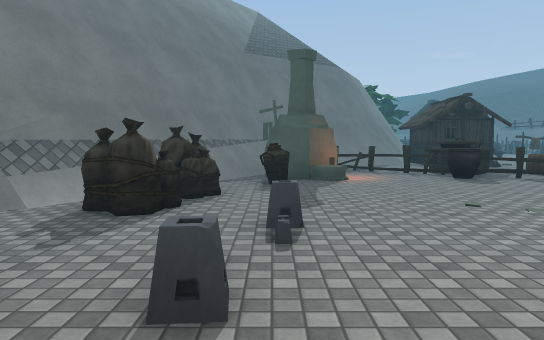
View 1 (above)

24 first-person views from a walk through a 3-D level made in the Unity game engine. The camera is 1.4 m above the floor, tilts 4° down and sees 70° across. The floor is counted in squares, 2 m on a side. Each view is taken from the middle of a square. On the plan, view 1 faces up. The plan holds only what a view shows up to about 11 squares ahead; the rest is blank. The place goes on beyond the plan. Some surface patterns are stand-ins.

View 2
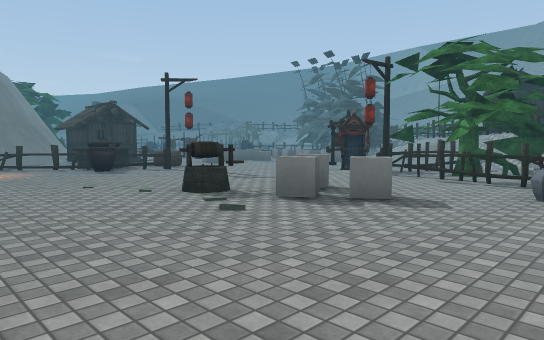

View 3
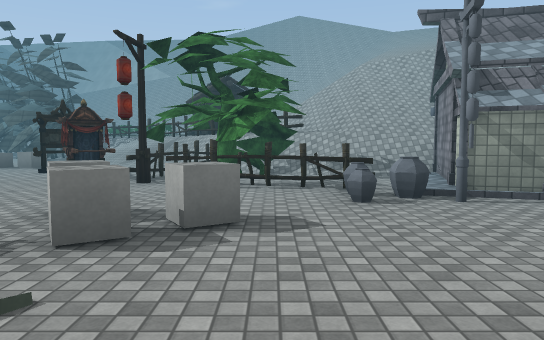

View 4
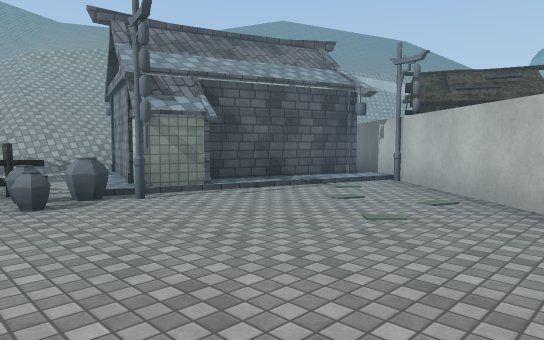

View 5
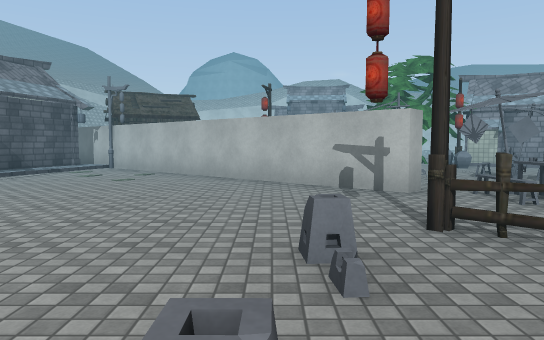

View 6
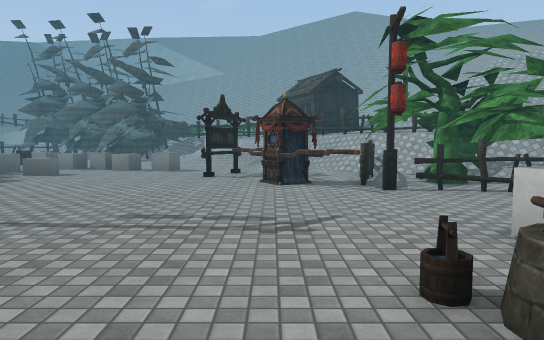

View 7
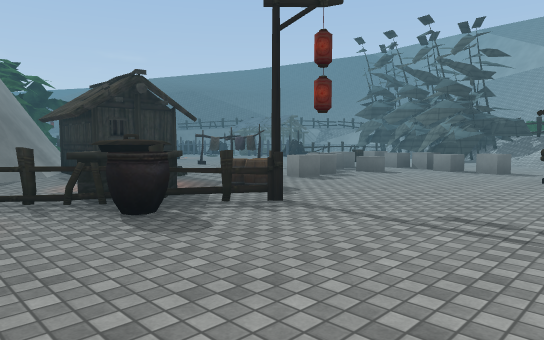

View 8
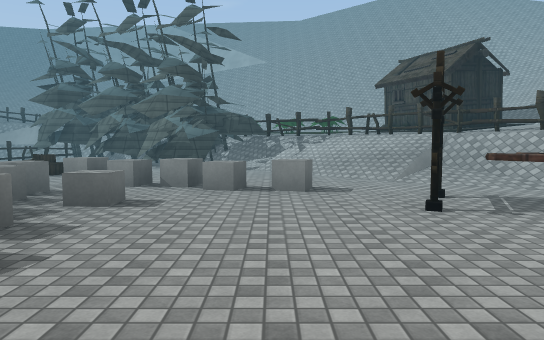

View 9
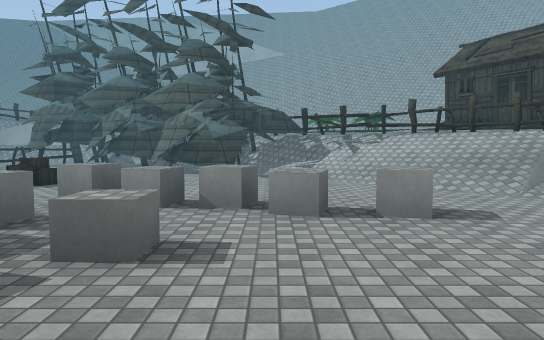

View 10
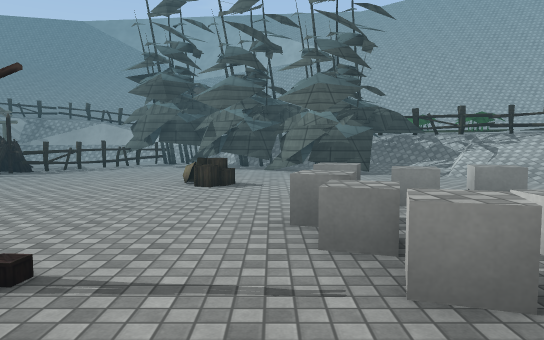

View 11
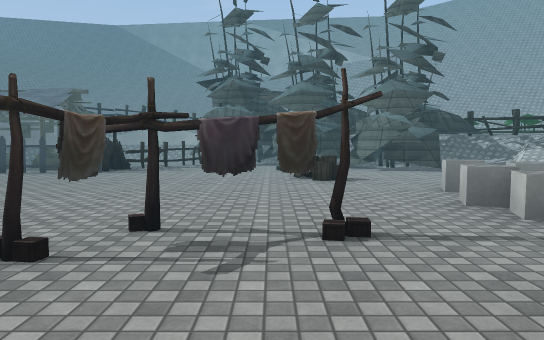

View 12
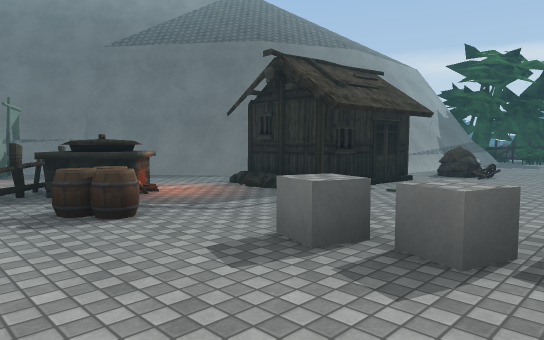

View 13
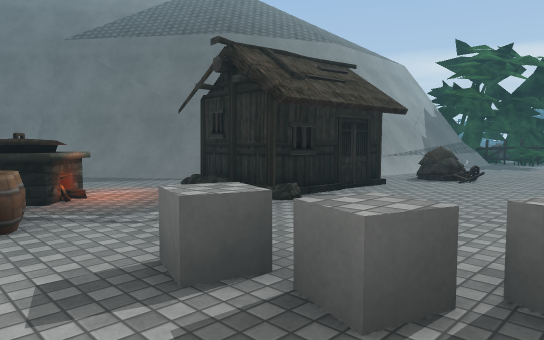

View 14
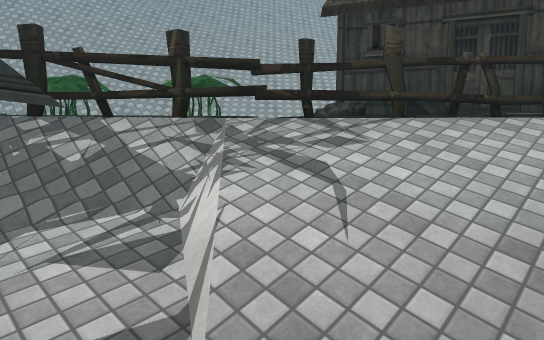

View 15
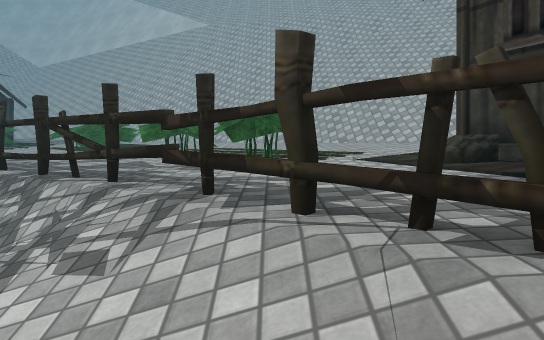

View 16
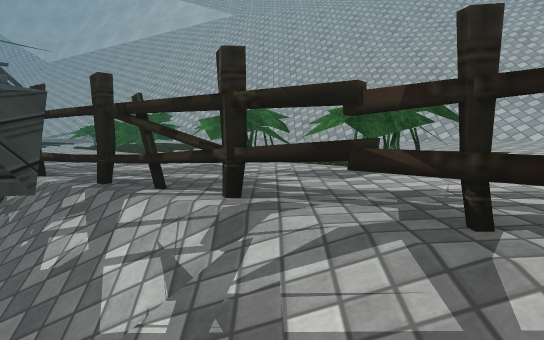

View 17
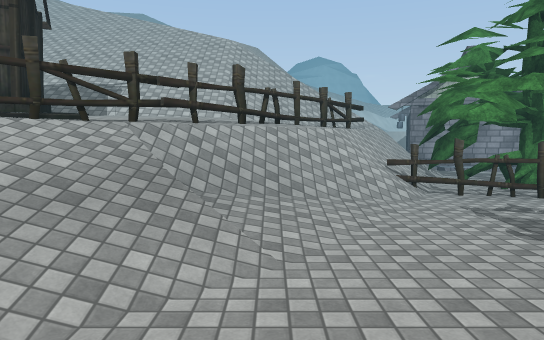

View 18
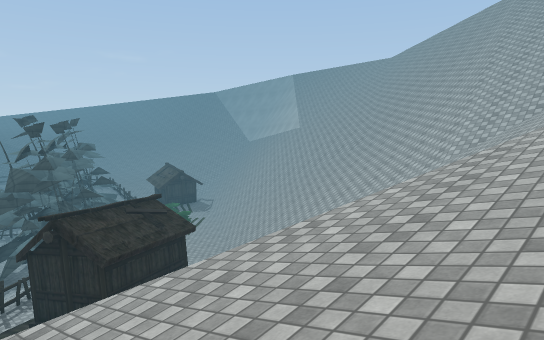

View 19
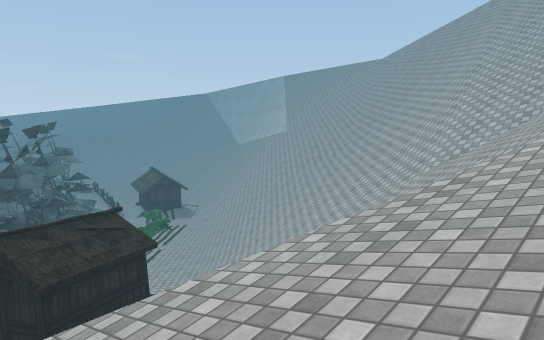

View 20
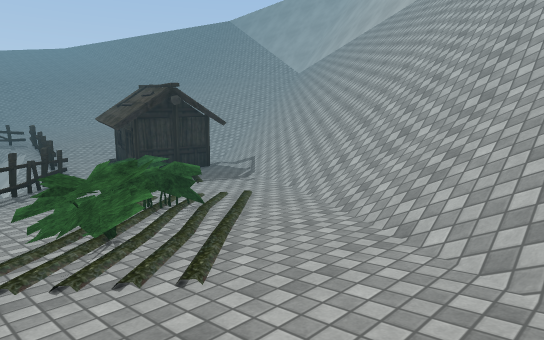

View 21
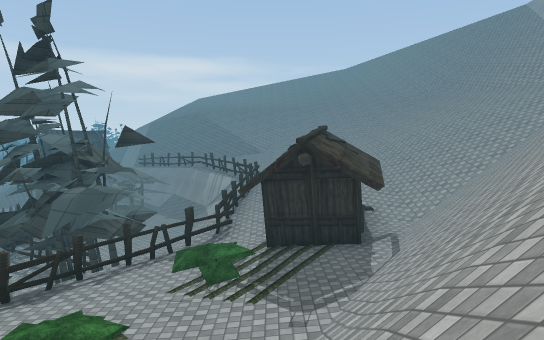

View 22
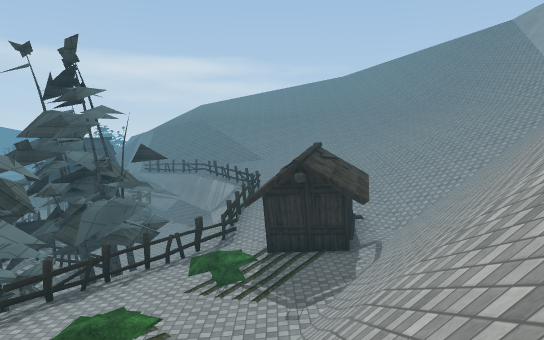

View 23
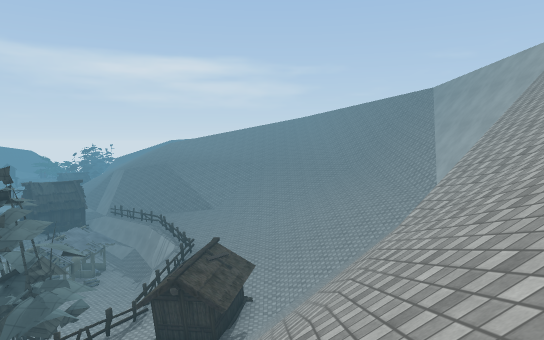

View 24
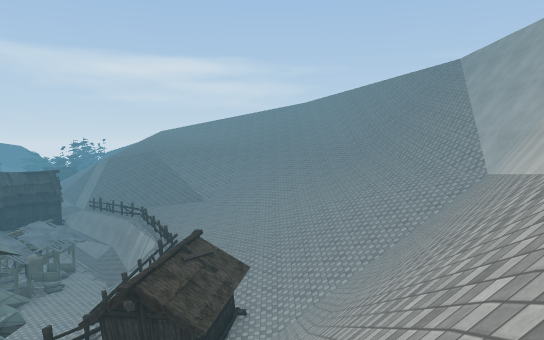

### Floor plan
Key: @ floor where view 1 was taken; # wall or solid block; . main floor; : floor 1.5 m higher than the main floor; + floor 2 m higher than the main floor; * floor 2.5 m higher than the main floor; / step, stairs or slope; = window, fence, low wall or low ledge; v drop or lower ground; T tree; C cube; P plant; O other object.
Columns run from 5 left of view 1 to 32 right of it. Each row starts with its distance up from view 1.
 17         /v##..   ....OO      #/ //////
 16        //v#=O.. ......###   =#* //////
 15       //vv#.............#   ##/ #/////
 14      ///v## ...O........#  ##+###/////
 13     #//v####...O........#  ##+#OO////#
 12    ##vv##.O#........O..## ##++P*/////#
 11   v##v##........C......#####+PP*/////#
 10   v###.##O....CCC.C...###  ++**/////#v
  9   v###..#OOO.CC.CCC...### ++PP////// /
  8   v##OO..O#O.....C.....## +PP*/////=//
  7  v #=O....O......C...//##+P**////////
  6  v##................///#++***///////
  5   ##O..........#O..///O+P***////////
  4   #OO.........##...//:+++**//////
  3    ..O..OO...#...//OO+##/*////////
  2     .O....O..#TO///O+####///////
  1    .O....O..TTT.//O***#  ///////
  0   O..@......T.TT/O/////   /////
 -1  OO........OO../////////  //////
 -2   O##......O.../////////  ///////
 -3 ....##.....###/////////// ////////
 -4 O.OOO##.....###////////// ////////
 -5 ..  O ##...##       ///// ///
 -6 .      ##..#       /////
 -7 O        ###
 -8           ##
 -9            #

Positions as (right, up) in squares from view 1, and headings:
1: (0, 0), facing up
2: (0, -2), facing up-right
3: (1, 0), facing right
4: (1, 0), facing down-right
5: (0, 4), facing down
6: (2, 4), facing right
7: (2, 4), facing up-right
8: (6, 7), facing right
9: (8, 8), facing right
10: (8, 11), facing right
11: (7, 13), facing right
12: (10, 7), facing up-left
13: (10, 8), facing up-left
14: (15, 8), facing down-right
15: (15, 5), facing right
16: (16, 6), facing right
17: (13, 7), facing down
18: (14, -6), facing up-right
19: (15, -6), facing up-right
20: (21, 5), facing up-right
21: (25, 6), facing up
22: (25, 5), facing up
23: (28, 3), facing up
24: (28, 6), facing up
